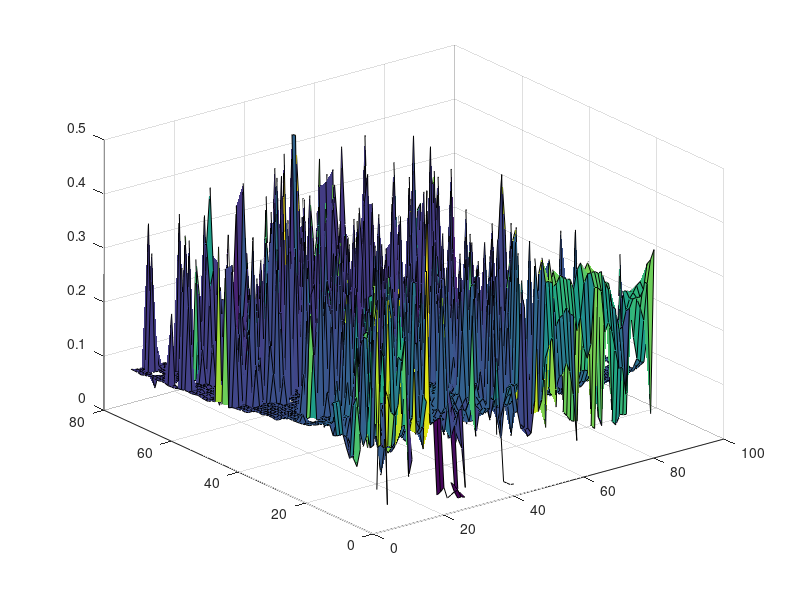
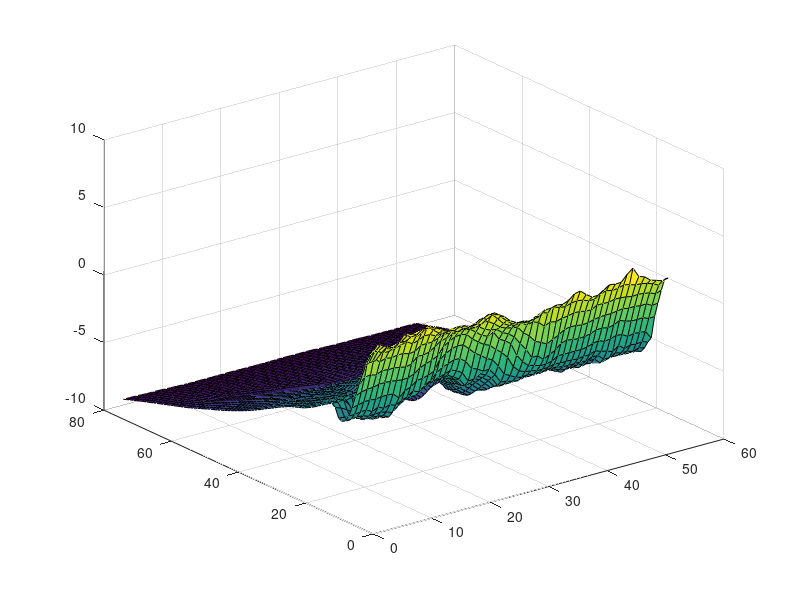

Here is the MATLAB script that generated these plots, in order:
clc
clear all
load('072216wavenumbers','wavenum');
load('072216wavefrequences','wavefreq');

%% Plot one piece

Z = squeeze(wavenum(1,:,:,12));
%Remove fake value (elements >1 or negative)
rm_id = find(abs(Z) > 1);
Z(rm_id) = NaN;

figure
surf(Z)

W = squeeze(wavefreq(1,:,:,12));

%Remove fake value (elements >1 or negative)
rm_id = find(W < 0);
W(rm_id) = NaN;

figure
surf(W)

%% Plot wave Height
%Load Height data
load('072216Height.mat', 'T')
size(T)
%Height row is Depth on [x, y].
%Coordinate x is 50:12:950,
%Coordinate y is -100:24:1100
length(T(:, 3))
Depth = reshape(T(:, 3), [76, 51])

surf(Depth)











